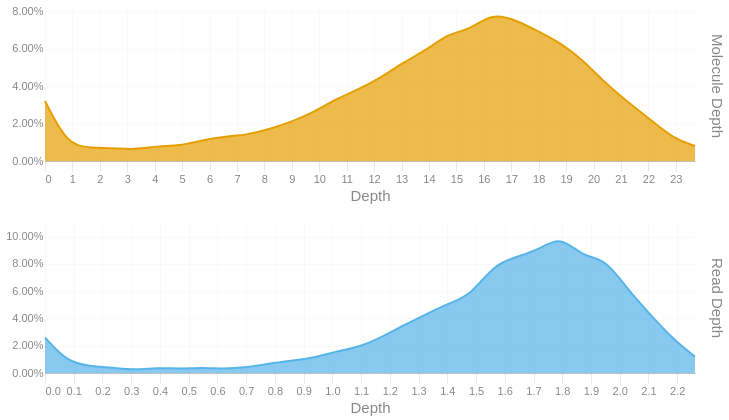

This figure's notebook cell:
### Code cell
readdep = depth_hist(tb['Read Depth'], q99, 3)
readdep = readdep.with_columns(pl.lit('Read Depth').alias('Metric'))
if not SKIPLR:
    moldep = depth_hist(tb['Molecule Depth'], mol_q99, 1)
    moldep = moldep.with_columns(pl.lit('Molecule Depth').alias('Metric'))
    _hist = pl.concat([readdep, moldep])
    _hist = _hist.filter(pl.col('Proportion') != 0)
    with SafeRender(_hist):
        (
            alt.Chart(_hist)        
            .mark_area(interpolate = "basis")
            .encode(
                x=alt.X('Bin:Q').scale(domainMin=0).axis(alt.Axis(title='Depth')),
                y = alt.Y('Proportion:Q', title = None).axis(format = '.2%'),
                color = alt.Color('Metric:N').legend(None),
                row = alt.Row("Metric:N").header(title = None, labelOrient = 'right'),
                tooltip = [
                    alt.Tooltip("Metric:N", title = "Metric"),
                    alt.Tooltip('Interval:N', title = "Depth Interval"),
                    alt.Tooltip('Proportion:Q', title = "% Alignments").format('.2%')
                ]
            )
            .resolve_scale(x='independent', y='independent')
            .properties(
                height = 150, width = 650,
                usermeta={'embedOptions': {'downloadFileName': f'{samplename}.depth.hist'}}
            )
        ).display()
else:
    readdep = readdep.filter(pl.col('Proportion') != 0)
    with SafeRender(readdep):
        (
            alt.Chart(readdep)        
            .mark_area(interpolate = "basis")
            .encode(
                x=alt.X('Bin:Q').scale(domainMin=0).axis(alt.Axis(title='Depth')),
                y = alt.Y('Proportion:Q', title = None).axis(format = '.2%'),
                tooltip = [
                    alt.Tooltip('Interval:N', title = "Depth Interval"),
                    alt.Tooltip('Proportion:Q', title = "% Alignments").format('.2%')
                ]
            )
            .properties(
                usermeta={'embedOptions': {'downloadFileName': f'{samplename}.depth.hist'}}
            )
        ).display()

### Figure 1 — Vega-Lite specification as saved in the notebook (floating-point values rounded to 4 significant figures)
{"width": 650, "height": 150, "config": {"title": {"anchor": "start", "dy": -15, "fontSize": 18, "color": "#888888", "subtitleColor": "#888888", "subtitleFontSize": 14}, "arc": {"fill": "#0072B2"}, "axis": {"domainColor": "#888888", "domainWidth": 0.5, "gridWidth": 0.2, "grid": false, "titleFontWeight": 400, "titleFontSize": 15, "labelFontSize": 11, "labelColor": "#888888", "tickColor": "#888888", "tickWidth": 0.2, "titleColor": "#888888"}, "axisBand": {"grid": false}, "axisX": {"grid": true, "tickSize": 10, "domainCap": "round"}, "axisY": {"domain": false, "grid": true, "tickSize": 0, "domainCap": "round"}, "background": "transparent", "header": {"labelFontSize": 15, "labelColor": "#888888", "titleFontSize": 15, "titleFontWeight": 600, "titleColor": "#888888"}, "legend": {"labelFont": "sans-serif", "labelFontSize": 12, "labelColor": "#888888", "symbolSize": 100, "symbolType": "circle", "titleFontSize": 12, "titlePadding": 10, "titleColor": "#888888", "title": null}, "range": {"category": ["#E69F00", "#56B4E9", "#009E73", "#F0E442", "#0072B2", "#D55E00", "#CC79A7", "#000000"], "diverging": ["#cfe8f3", "#a2d4ec", "#73bfe2", "#46abdb", "#1696d2", "#12719e"]}, "area": {"fill": "#0072B2", "fillOpacity": 0.7, "line": true, "strokeOpacity": 0.7}, "line": {"color": "#0072B2", "stroke": "#0072B2", "strokeWidth": 2}, "trail": {"color": "#0072B2", "stroke": "#0072B2", "strokeWidth": 0, "size": 1}, "point": {"filled": true, "fillOpacity": 1.0, "size": 95}, "text": {"color": "#888888", "fontSize": 11, "align": "right", "fontWeight": 400, "size": 11}, "bar": {"fill": "#0072B2", "stroke": null}, "view": {"stroke": null, "continuousWidth": 660, "continuousHeight": 400}}, "data": {"name": "data-7e052aa66fb77deec7c66970efc99fd5"}, "mark": {"type": "area", "interpolate": "basis"}, "encoding": {"color": {"field": "Metric", "legend": null, "type": "nominal"}, "row": {"field": "Metric", "header": {"title": null, "labelOrient": "right"}, "type": "nominal"}, "tooltip": [{"field": "Metric", "title": "Metric", "type": "nominal"}, {"field": "Interval", "title": "Depth Interval", "type": "nominal"}, {"field": "Proportion", "format": ".2%", "title": "% Alignments", "type": "quantitative"}], "x": {"axis": {"title": "Depth"}, "field": "Bin", "scale": {"domainMin": 0}, "type": "quantitative"}, "y": {"axis": {"format": ".2%"}, "field": "Proportion", "title": null, "type": "quantitative"}}, "resolve": {"scale": {"x": "independent", "y": "independent"}}, "usermeta": {"embedOptions": {"downloadFileName": "S5_Hudson_1196.depth.hist"}}, "$schema": "https://vega.github.io/schema/vega-lite/v6.1.0.json", "datasets": {"data-7e052aa66fb77deec7c66970efc99fd5": [{"Bin": 0.0, "Interval": "0.0-0.078", "Proportion": 0.026, "Metric": "Read Depth"}, {"Bin": 0.078, "Interval": "0.078-0.156", "Proportion": 0.008, "Metric": "Read Depth"}, {"Bin": 0.156, "Interval": "0.156-0.234", "Proportion": 0.005, "Metric": "Read Depth"}, {"Bin": 0.234, "Interval": "0.234-0.312", "Proportion": 0.004, "Metric": "Read Depth"}, {"Bin": 0.312, "Interval": "0.312-0.39", "Proportion": 0.002, "Metric": "Read Depth"}, {"Bin": 0.39, "Interval": "0.39-0.468", "Proportion": 0.004, "Metric": "Read Depth"}, {"Bin": 0.468, "Interval": "0.468-0.546", "Proportion": 0.003, "Metric": "Read Depth"}, {"Bin": 0.546, "Interval": "0.546-0.624", "Proportion": 0.004, "Metric": "Read Depth"}, {"Bin": 0.624, "Interval": "0.624-0.702", "Proportion": 0.003, "Metric": "Read Depth"}, {"Bin": 0.702, "Interval": "0.702-0.78", "Proportion": 0.004, "Metric": "Read Depth"}, {"Bin": 0.78, "Interval": "0.78-0.858", "Proportion": 0.007, "Metric": "Read Depth"}, {"Bin": 0.858, "Interval": "0.858-0.936", "Proportion": 0.009, "Metric": "Read Depth"}, {"Bin": 0.936, "Interval": "0.936-1.014", "Proportion": 0.011, "Metric": "Read Depth"}, {"Bin": 1.014, "Interval": "1.014-1.092", "Proportion": 0.016, "Metric": "Read Depth"}, {"Bin": 1.092, "Interval": "1.092-1.17", "Proportion": 0.019, "Metric": "Read Depth"}, {"Bin": 1.17, "Interval": "1.17-1.248", "Proportion": 0.026, "Metric": "Read Depth"}, {"Bin": 1.248, "Interval": "1.248-1.326", "Proportion": 0.035, "Metric": "Read Depth"}, {"Bin": 1.326, "Interval": "1.326-1.404", "Proportion": 0.043, "Metric": "Read Depth"}, {"Bin": 1.404, "Interval": "1.404-1.482", "Proportion": 0.051, "Metric": "Read Depth"}, {"Bin": 1.482, "Interval": "1.482-1.56", "Proportion": 0.057, "Metric": "Read Depth"}, {"Bin": 1.56, "Interval": "1.56-1.638", "Proportion": 0.079, "Metric": "Read Depth"}, {"Bin": 1.638, "Interval": "1.638-1.716", "Proportion": 0.085, "Metric": "Read Depth"}, {"Bin": 1.716, "Interval": "1.716-1.794", "Proportion": 0.09, "Metric": "Read Depth"}, {"Bin": 1.794, "Interval": "1.794-1.872", "Proportion": 0.101, "Metric": "Read Depth"}, {"Bin": 1.872, "Interval": "1.872-1.95", "Proportion": 0.085, "Metric": "Read Depth"}, {"Bin": 1.95, "Interval": "1.95-2.028", "Proportion": 0.084, "Metric": "Read Depth"}, {"Bin": 2.028, "Interval": "2.028-2.106", "Proportion": 0.061, "Metric": "Read Depth"}, {"Bin": 2.106, "Interval": "2.106-2.184", "Proportion": 0.043, "Metric": "Read Depth"}, {"Bin": 2.184, "Interval": "2.184-2.262", "Proportion": 0.025, "Metric": "Read Depth"}, {"Bin": 2.262, "Interval": "2.262-2.34", "Proportion": 0.012, "Metric": "Read Depth"}, {"Bin": 0.0, "Interval": "0.0-0.8", "Proportion": 0.032, "Metric": "Molecule Depth"}, {"Bin": 0.8, "Interval": "0.8-1.6", "Proportion": 0.009, "Metric": "Molecule Depth"}, {"Bin": 1.6, "Interval": "1.6-2.4", "Proportion": 0.007, "Metric": "Molecule Depth"}, {"Bin": 2.4, "Interval": "2.4-3.3", "Proportion": 0.007, "Metric": "Molecule Depth"}, {"Bin": 3.3, "Interval": "3.3-4.1", "Proportion": 0.006, "Metric": "Molecule Depth"}, {"Bin": 4.1, "Interval": "4.1-4.9", "Proportion": 0.008, "Metric": "Molecule Depth"}, {"Bin": 4.9, "Interval": "4.9-5.7", "Proportion": 0.008, "Metric": "Molecule Depth"}, {"Bin": 5.7, "Interval": "5.7-6.5", "Proportion": 0.011, "Metric": "Molecule Depth"}, {"Bin": 6.5, "Interval": "6.5-7.4", "Proportion": 0.013, "Metric": "Molecule Depth"}, {"Bin": 7.4, "Interval": "7.4-8.2", "Proportion": 0.014, "Metric": "Molecule Depth"}, {"Bin": 8.2, "Interval": "8.2-9.0", "Proportion": 0.017, "Metric": "Molecule Depth"}, {"Bin": 9.0, "Interval": "9.0-9.8", "Proportion": 0.021, "Metric": "Molecule Depth"}, {"Bin": 9.8, "Interval": "9.8-10.6", "Proportion": 0.026, "Metric": "Molecule Depth"}, {"Bin": 10.6, "Interval": "10.6-11.4", "Proportion": 0.033, "Metric": "Molecule Depth"}, {"Bin": 11.4, "Interval": "11.4-12.2", "Proportion": 0.038, "Metric": "Molecule Depth"}, {"Bin": 12.2, "Interval": "12.2-13.1", "Proportion": 0.044, "Metric": "Molecule Depth"}, {"Bin": 13.1, "Interval": "13.1-13.9", "Proportion": 0.053, "Metric": "Molecule Depth"}, {"Bin": 13.9, "Interval": "13.9-14.7", "Proportion": 0.059, "Metric": "Molecule Depth"}, {"Bin": 14.7, "Interval": "14.7-15.5", "Proportion": 0.068, "Metric": "Molecule Depth"}, {"Bin": 15.5, "Interval": "15.5-16.3", "Proportion": 0.07, "Metric": "Molecule Depth"}, {"Bin": 16.3, "Interval": "16.3-17.2", "Proportion": 0.079, "Metric": "Molecule Depth"}, {"Bin": 17.2, "Interval": "17.2-18.0", "Proportion": 0.075, "Metric": "Molecule Depth"}, {"Bin": 18.0, "Interval": "18.0-18.8", "Proportion": 0.069, "Metric": "Molecule Depth"}, {"Bin": 18.8, "Interval": "18.8-19.6", "Proportion": 0.063, "Metric": "Molecule Depth"}, {"Bin": 19.6, "Interval": "19.6-20.4", "Proportion": 0.054, "Metric": "Molecule Depth"}, {"Bin": 20.4, "Interval": "20.4-21.2", "Proportion": 0.042, "Metric": "Molecule Depth"}, {"Bin": 21.2, "Interval": "21.2-22.0", "Proportion": 0.032, "Metric": "Molecule Depth"}, {"Bin": 22.0, "Interval": "22.0-22.9", "Proportion": 0.023, "Metric": "Molecule Depth"}, {"Bin": 22.9, "Interval": "22.9-23.7", "Proportion": 0.012, "Metric": "Molecule Depth"}, {"Bin": 23.7, "Interval": "23.7-24.5", "Proportion": 0.008, "Metric": "Molecule Depth"}]}}
